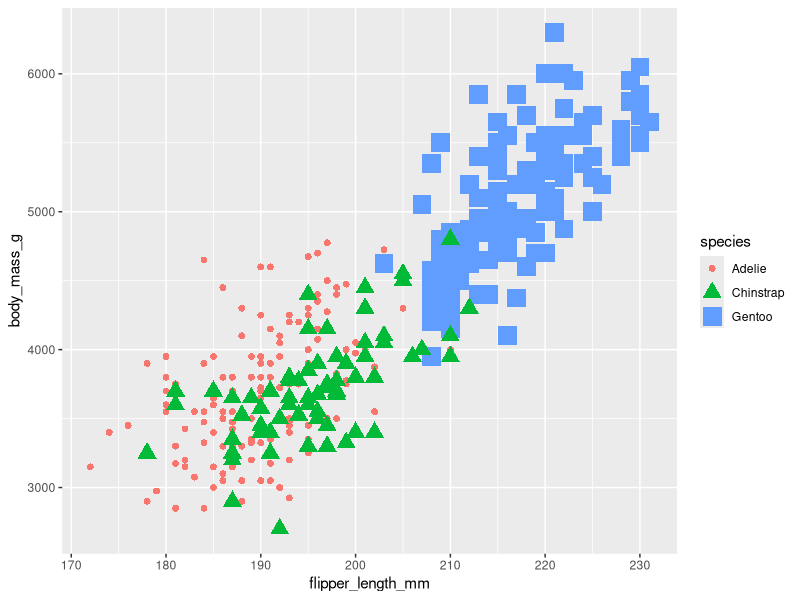

Source code (R):
library("ggplot2")
library("palmerpenguins")
  #map more than one aethetic to the same variable species to show difference color, and shape, size for each species
ggplot(data = penguins) +
geom_point(mapping = aes( x= flipper_length_mm, y = body_mass_g, shape =species, color = species, size = species))
